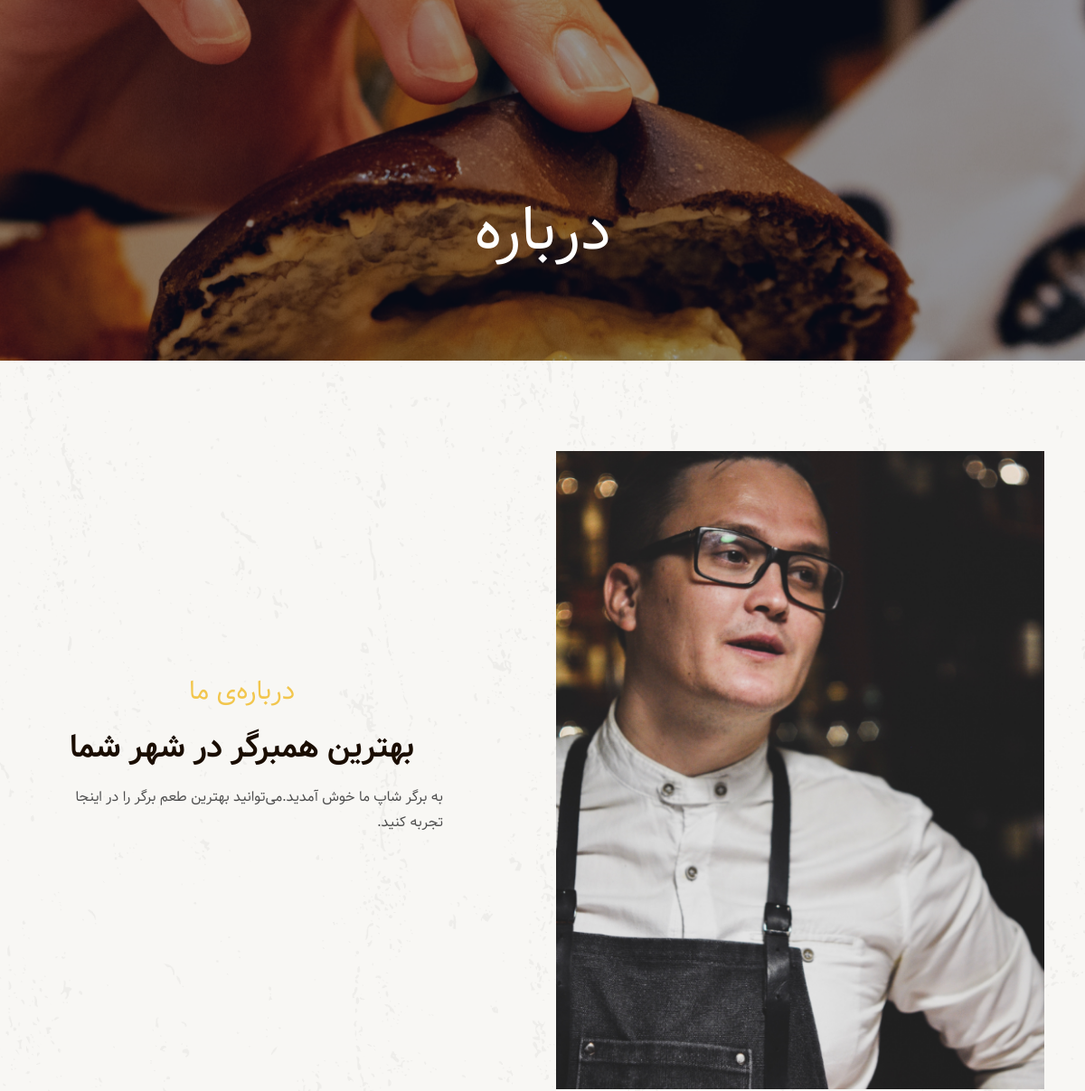
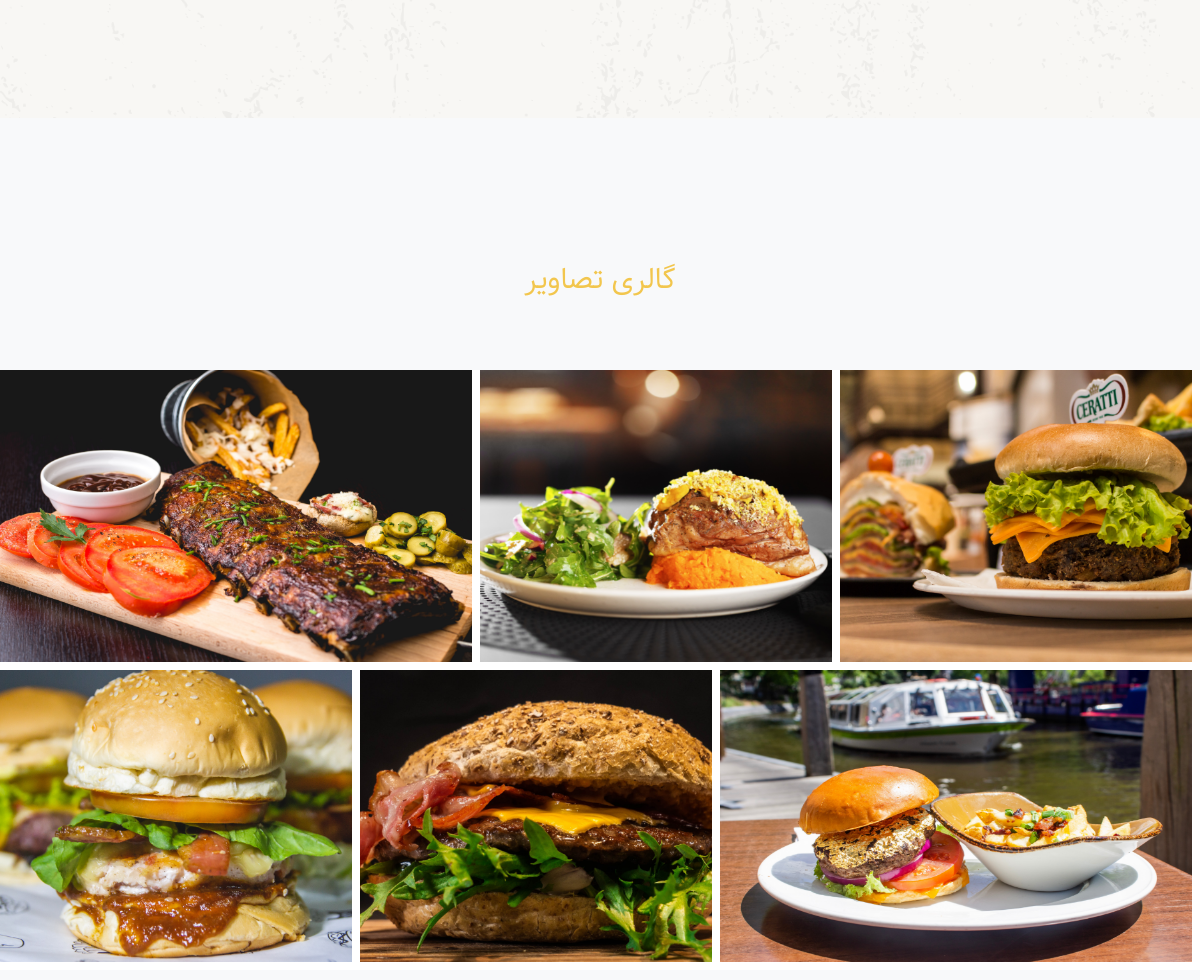
Page /about-us on the committed database (2 pictures, top to bottom).
### site_module/models.py (models this page shows, shortened)
class SiteSetting(models.Model):
    logo=models.ImageField(upload_to="images/site_setting",verbose_name="لوگو سایت")
    url=models.URLField(verbose_name="نشانی سایت")
    phone=models.CharField(null=True,blank=True,verbose_name="شماره تماس")
    email=models.EmailField(null=True,blank=True,verbose_name="ایمیل")
    address=models.CharField(max_length=100,verbose_name='آدرس شعبه اصلی')
    introduction_text=models.CharField(null=True,blank=True,max_length=300,verbose_name="معرفی سایت")
    about_us_text=models.TextField(null=True,blank=True,verbose_name="متن درباره‌ی ما")
    intro_image=models.ImageField(null=True,upload_to='images/site_setting',verbose_name="تصویر معرفی سایت")
    copy_right=models.TextField(max_length=500,verbose_name="متن کپی‌رایت")
    is_main_setting=models.BooleanField(verbose_name="تنظیمات اصلی")
    class Meta:
        verbose_name="تنظیمات سایت"
        verbose_name_plural="تنظیمات"

### home_module/views.py (the view)
# urls.py: path('about-us',views.AboutView.as_view(),name='about_us_page'),
class AboutView(View):
    def get(self,request):
        site_setting=SiteSetting.objects.filter(is_main_setting=True).first()
        context={
            'site_setting':site_setting
        }
        return render(request,'home_module/about_us.html',context)

### home_module/templates/home_module/about_us.html (shortened to what this page needs)
{% extends 'shared/layout.html' %}
{% load thumbnail %}
{% block content %}
<div class="bradcam_area breadcam_bg_1 overlay">
    <h3>درباره </h3>
</div>
<div class="about_area">
    <div class="container">
        <div class="row align-items-center">
            <div class="col-xl-6 col-lg-6 col-md-6">
                <div class="about_thumb2">
                    <div class="img_1">
                        {% thumbnail site_setting.intro_image '558x730' quality=95 crop='center' as im %}
                        <img src="{{im.url}}" alt="">
                        {% endthumbnail %}
                    </div>
                </div>
            </div>
            <div class="col-xl-5 col-lg-5 offset-lg-1 col-md-6">
                <div class="about_info">
                    <div class="section_title mb-20px">
                        <span>درباره‌ی ما</span>
                        <h3>{{site_setting.introduction_text}}</h3>
                    </div>
                    <p>{{site_setting.about_us_text}}</p>
                </div>
            </div>
        </div>
    </div>
</div>
<div class="gallery_area">
    <div class="container">
        <div class="row">
            <div class="col-xl-12">
                <div class="section_title mb-70 text-center">
                    <span>گالری تصاویر</span>
                </div>
            </div>
        </div>
    </div>
    <div class="single_gallery big_img">
        <img src="static/img/gallery/1.png" alt="">
    </div>
    <div class="single_gallery small_img">
        <img src="static/img/gallery/2.png" alt="">
    </div>
    <div class="single_gallery small_img">
        <img src="static/img/gallery/3.png" alt="">
    </div>
    <div class="single_gallery small_img">
        <img src="static/img/gallery/4.png" alt="">
    </div>
    <div class="single_gallery small_img">
        <img src="static/img/gallery/5.png" alt="">
    </div>
    <div class="single_gallery big_img">
        <img src="static/img/gallery/6.png" alt="">
    </div>
</div>
{% endblock %}

### static/css/style.css (style rules this page uses)
* { font-family: Samim ; }
body { font-family: Samim, F_yekan ; font-weight: normal; font-style: normal; }
h1, h2, h3, h4, h5 { font-family: Samim ; color: #1F1F1F; }
p { font-size: 16px; font-weight: 300; text-align: right; line-height: 28px; color: #4D4D4D; margin-bottom: 13px; font-family: Samim ; }
*::placeholder { color: #cccccc; font-size: 14px; opacity: 1; }
h3 { font-size: 24px; }
.overlay { position: relative; z-index: 0; }
.overlay::before { position: absolute; content: ""; background-color: #040E27; top: 0; left: 0; width: 100%; height: 100%; z-index: -1; opacity: .4; }
.mb-20px { margin-bottom: 20px; }
.section_title span { color: #F2C64D; font-size: 30px; text-align: center; font-weight: 400; margin-bottom: 18px; display: block; font-family: Samim ; }
.section_title h3 { text-align:center; font-size: 50px; font-weight: 700; color: #1A0D01; font-family: Samim ; text-transform: uppercase; }
@media (min-width: 992px) and (max-width: 1200px) { .section_title h3 { font-size: 36px; line-height: 42px; } }
.mb-70 { margin-bottom: 67px; }
.about_area { padding-bottom: 210px; padding-top: 150px; background-image: url(../img/banner/burger_bg_1.png); background-size: cover; background-position: center center; background-repeat: no-repeat; }
@media (min-width: 992px) and (max-width: 1200px) { .about_area { padding-top: 100px; padding-bottom: 120px; } }
.about_area .about_info p { font-size: 16px; text-align: right; line-height: 28px; font-size: 16px; line-height: 28px; margin-top: 0; margin-bottom: 37px; }
.about_area .about_thumb2 { position: relative; }
.about_area .about_thumb2 img { width: 100%; }
.about_area .about_thumb2 .img_1 img { width: 100%; }
.breadcam_bg_1 { background-image: url(../img/banner/bradcam2.png); }
.bradcam_area { background-size: cover; background-position: center center; text-align: center; padding: 215px 0 100px 0; }
.bradcam_area h3 { font-size: 70px; color: #fff; font-weight: 400; margin-bottom: 0; font-family: Samim ; text-transform: uppercase; }
.gallery_area { overflow: hidden; padding-top: 140px; padding-bottom: 10px; }
.gallery_area .single_gallery { position: relative; height: 500px; float: left; overflow: hidden; border-right: 8px solid #fff; border-bottom: 8px solid #fff; }
@media (min-width: 992px) and (max-width: 1200px) { .gallery_area .single_gallery { height: 300px; } }
.gallery_area .single_gallery:before { position: absolute; width: 100%; height: 100%; left: 0; top: 0; content: ''; background: #F0542C; opacity: 0; -webkit-transform: scale(0.8); -moz-transform: scale(0.8); -ms-transform: scale(0.8); transform: scale(0.8); -webkit-transition: 0.3s; -moz-transition: 0.3s; -o-transition: 0.3s; transition: 0.3s; z-index: 8; }
.gallery_area .single_gallery img { width: 100%; height: 100%; -webkit-transform: scale(1.1); -moz-transform: scale(1.1); -ms-transform: scale(1.1); transform: scale(1.1); -webkit-transition: 0.3s; -moz-transition: 0.3s; -o-transition: 0.3s; transition: 0.3s; }
.gallery_area .single_gallery.small_img { width: 30%; }
.gallery_area .single_gallery.big_img { width: 40%; }
h1, h2, h3, h4, h5, h6 { line-height: 1.2em; }
body { background: #f8f9fa; font-family: Vazirmatn, sans-serif; direction: rtl; }

### rows in the picture
SiteSetting: introduction_text "بهترین همبرگر در شهر شما", about_us_text "به برگر شاپ ما خوش آمدید.می‌توانید بهترین طعم برگر را در اینجا تجربه کنید."
